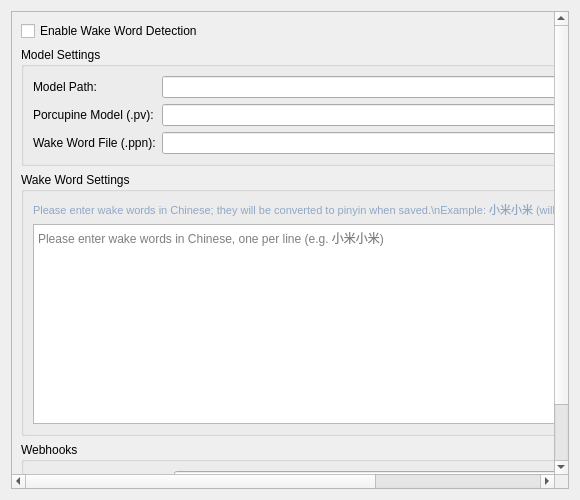
<?xml version="1.0" encoding="UTF-8"?>
<ui version="4.0">
 <class>WakeWordWidget</class>
 <widget class="QWidget" name="WakeWordWidget">
  <property name="geometry">
   <rect>
    <x>0</x>
    <y>0</y>
    <width>580</width>
    <height>500</height>
   </rect>
  </property>
    <property name="windowTitle">
     <string>Wake Words</string>
    </property>
  <layout class="QVBoxLayout" name="verticalLayout">
   <item>
    <widget class="QScrollArea" name="scrollArea">
     <property name="widgetResizable">
      <bool>true</bool>
     </property>
     <widget class="QWidget" name="scrollAreaWidgetContents">
      <property name="geometry">
       <rect>
        <x>0</x>
        <y>0</y>
        <width>578</width>
        <height>480</height>
       </rect>
      </property>
      <layout class="QVBoxLayout" name="contentLayout">
       <item>
        <widget class="QCheckBox" name="use_wake_word_check">
         <property name="text">
          <string>Enable Wake Word Detection</string>
         </property>
        </widget>
       </item>
       <item>
        <widget class="QGroupBox" name="model_group">
         <property name="title">
          <string>Model Settings</string>
         </property>
         <layout class="QFormLayout" name="modelLayout">
          <item row="0" column="0">
           <widget class="QLabel" name="label_model_path">
            <property name="text">
             <string>Model Path:</string>
            </property>
           </widget>
          </item>
          <item row="0" column="1">
           <layout class="QHBoxLayout" name="model_path_layout">
            <item>
             <widget class="QLineEdit" name="model_path_edit"/>
            </item>
            <item>
             <widget class="QPushButton" name="model_path_btn">
              <property name="text">
               <string>Browse...</string>
              </property>
             </widget>
            </item>
           </layout>
          </item>
           <item row="1" column="0">
            <widget class="QLabel" name="label_porcupine_model_path">
             <property name="text">
              <string>Porcupine Model (.pv):</string>
             </property>
            </widget>
           </item>
           <item row="1" column="1">
            <layout class="QHBoxLayout" name="porcupine_model_path_layout">
             <item>
              <widget class="QLineEdit" name="porcupine_model_path_edit"/>
             </item>
             <item>
              <widget class="QPushButton" name="porcupine_model_path_btn">
               <property name="text">
                <string>Browse...</string>
               </property>
              </widget>
             </item>
            </layout>
           </item>
           <item row="2" column="0">
            <widget class="QLabel" name="label_porcupine_keyword_path">
             <property name="text">
              <string>Wake Word File (.ppn):</string>
             </property>
            </widget>
           </item>
           <item row="2" column="1">
            <layout class="QHBoxLayout" name="porcupine_keyword_path_layout">
             <item>
              <widget class="QLineEdit" name="porcupine_keyword_path_edit"/>
             </item>
             <item>
              <widget class="QPushButton" name="porcupine_keyword_path_btn">
               <property name="text">
                <string>Browse...</string>
               </property>
              </widget>
             </item>
            </layout>
           </item>
         </layout>
        </widget>
       </item>
       <item>
        <widget class="QGroupBox" name="keywords_group">
         <property name="title">
          <string>Wake Word Settings</string>
         </property>
         <layout class="QVBoxLayout" name="keywords_layout">
          <item>
           <widget class="QLabel" name="keywords_help">
            <property name="text">
             <string>Please enter wake words in Chinese; they will be converted to pinyin when saved.\nExample: 小米小米 (will be converted to: x iǎo m ǐ x iǎo m ǐ @小米小米)</string>
            </property>
            <property name="styleSheet">
             <string>color: #90a7c4; font-size: 11px;</string>
            </property>
           </widget>
          </item>
          <item>
           <widget class="QTextEdit" name="wake_words_edit">
            <property name="minimumSize">
             <size>
              <width>0</width>
              <height>200</height>
             </size>
            </property>
             <property name="placeholderText">
             <string>Please enter wake words in Chinese, one per line (e.g. 小米小米)</string>
            </property>
           </widget>
          </item>
         </layout>
        </widget>
       </item>
       <item>
        <spacer name="verticalSpacer">
         <property name="orientation">
          <enum>Qt::Vertical</enum>
         </property>
         <property name="sizeHint" stdset="0">
          <size>
           <width>20</width>
           <height>40</height>
          </size>
         </property>
        </spacer>
       </item>
      <item>
       <widget class="QGroupBox" name="webhook_group">
        <property name="title">
         <string>Webhooks</string>
        </property>
        <layout class="QFormLayout" name="webhook_form">
         <item row="0" column="0">
          <widget class="QLabel" name="label_webhook_start">
           <property name="text">
            <string>On Listening Start (URL):</string>
           </property>
          </widget>
         </item>
         <item row="0" column="1">
          <widget class="QLineEdit" name="listening_webhook_edit"/>
         </item>
         <item row="1" column="0">
          <widget class="QLabel" name="label_webhook_stop">
           <property name="text">
            <string>On Listening Stop (URL):</string>
           </property>
          </widget>
         </item>
         <item row="1" column="1">
          <widget class="QLineEdit" name="listening_stop_webhook_edit"/>
         </item>
        </layout>
       </widget>
      </item>
      </layout>
     </widget>
    </widget>
   </item>
  </layout>
 </widget>
 <resources/>
 <connections/>
</ui>
